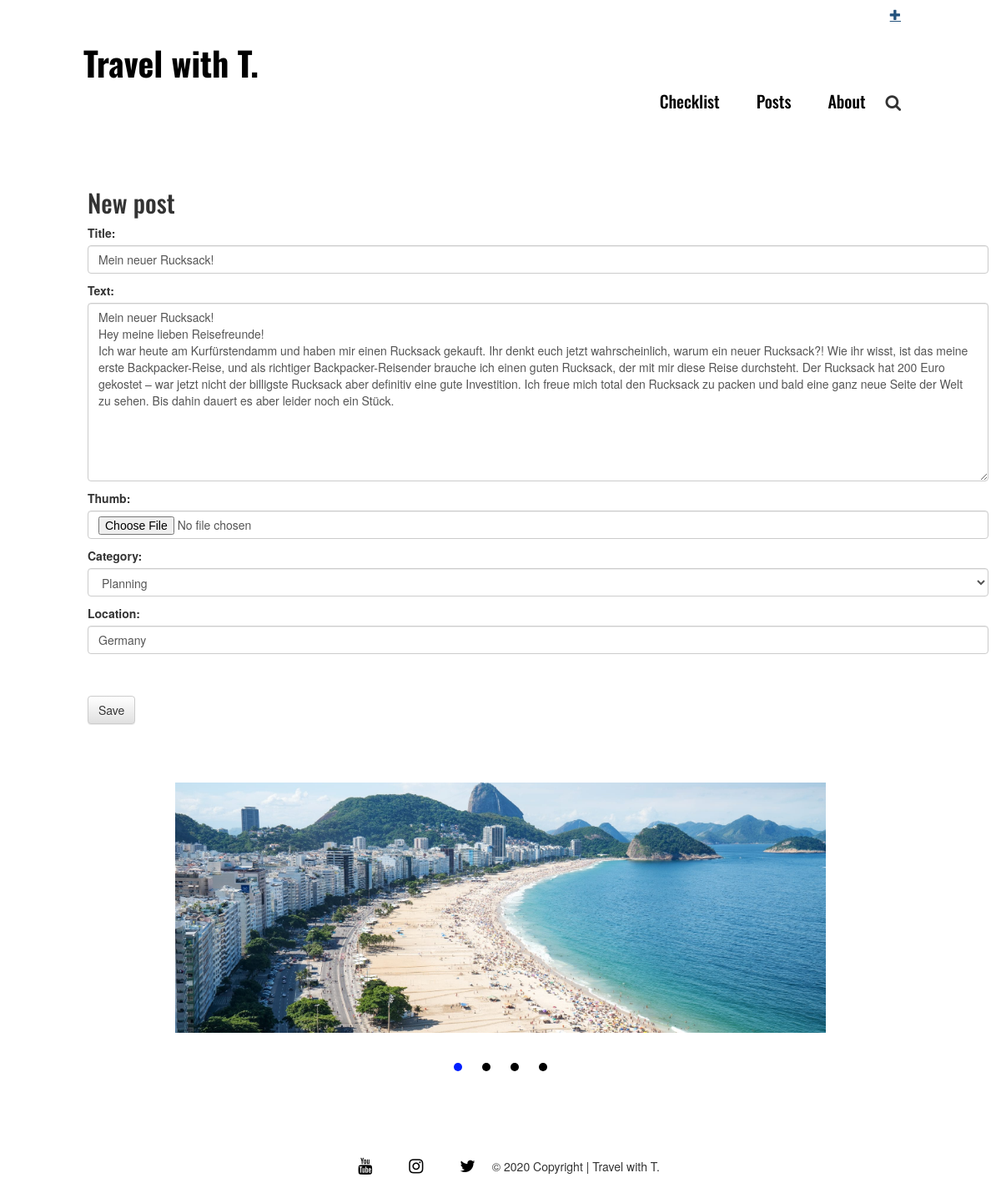
/post/36/edit/ (signed in), run on an earlier commit of the app's database.
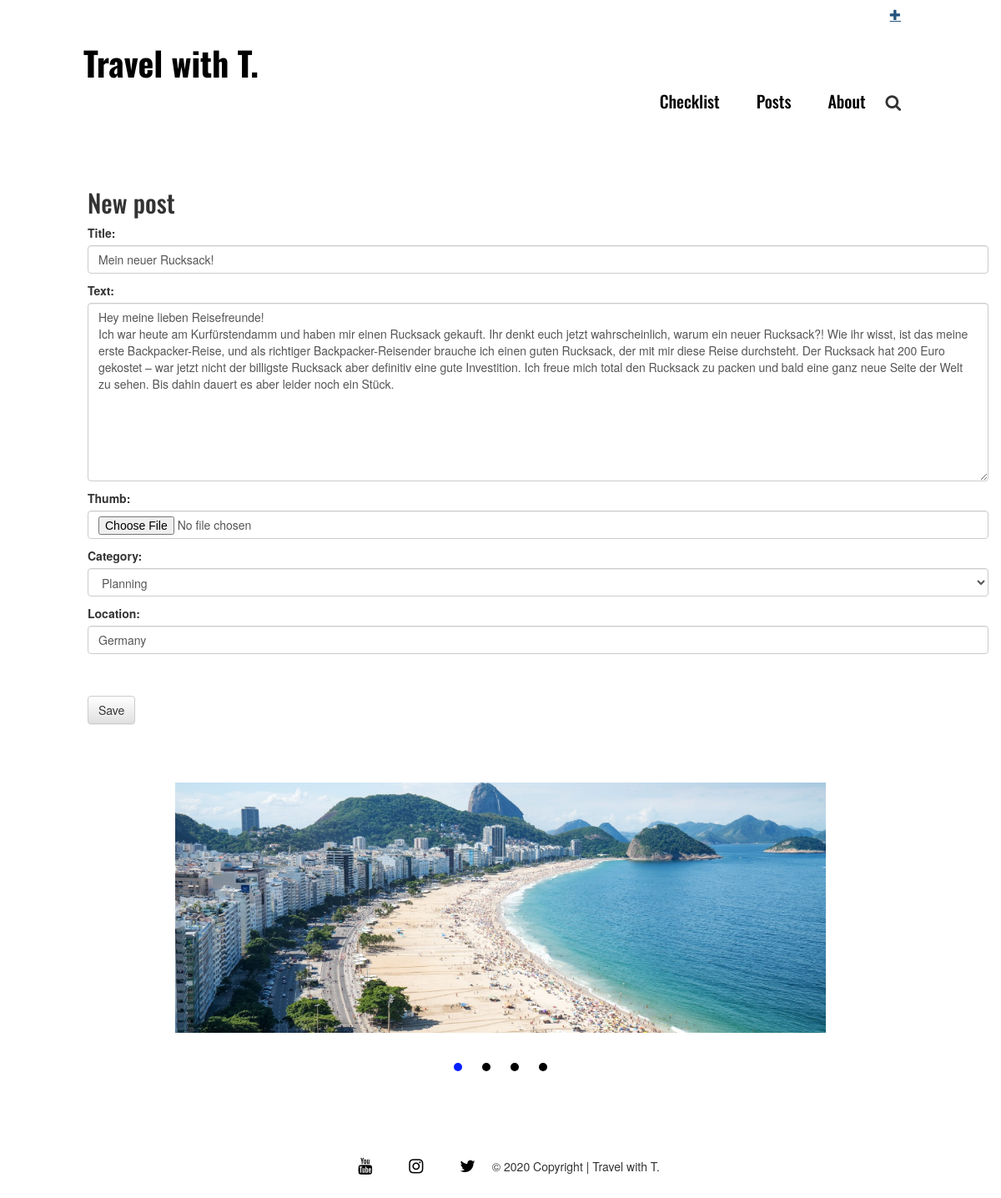
And on a later commit of the database.
### blog/models.py (models this page shows, shortened)
class Post(models.Model):
    author = models.ForeignKey(settings.AUTH_USER_MODEL, on_delete=models.CASCADE)
    title = models.CharField(max_length=200)
    category = models.CharField(max_length=200, default ="uncategorized")
    location = models.CharField(max_length=200, default ="uncategorized")
    text = models.TextField()
    thumb = models.ImageField(upload_to=upload_location, default='default.png', blank=True)
    created_date = models.DateTimeField(default=timezone.now)
    published_date = models.DateTimeField(blank=True, null=True)

### blog/views.py (the view)
# urls.py: path('post/<int:pk>/edit/', views.post_edit, name='post_edit'),
def post_edit(request, pk):
    post = get_object_or_404(Post, pk=pk)
    if request.method == "POST":
        form = PostForm(request.POST, request.FILES, instance=post)
        if form.is_valid():
            post = form.save(commit=False)
            post.author = request.user
            post.published_date = timezone.now()
            post.save()
            return redirect('post_detail', pk=post.pk)
    else:
        form = PostForm(instance=post)
    return render(request, 'blog/post_edit.html', {'form': form})

### blog/forms.py
class PostForm(forms.ModelForm):
    class Meta:
         model = Post
         fields = ('title', 'text','thumb','category','location')
         widgets = {
             'title': forms.TextInput(attrs={'class': 'form-control'}),
             'text': forms.Textarea(attrs={'class': 'form-control'}),
             'thumb': forms.FileInput(attrs={'class': 'form-control'}),
             'category': forms.Select(choices=choice_list, attrs={'class': 'form-control'}),
             'location': forms.TextInput(attrs={'class': 'form-control'}),
         }

### blog/templates/blog/post_edit.html
{% extends 'blog/base.html' %}
{% block content %}
    <h2>New post</h2>
    <form method="POST" class="post-form" enctype='multipart/form-data'>{% csrf_token %}
        {{ form.as_p }}
    <br>
    <br>
        <button type="submit" class="save btn btn-default">Save</button>
    </form>
{% endblock %}

What changed in the data, as far as the page shows it:
changed Post "Mein neuer Rucksack!": text "Mein neuer Rucksack! Hey meine lieben Reisefreunde!…" → "Hey meine lieben Reisefreunde!…"
